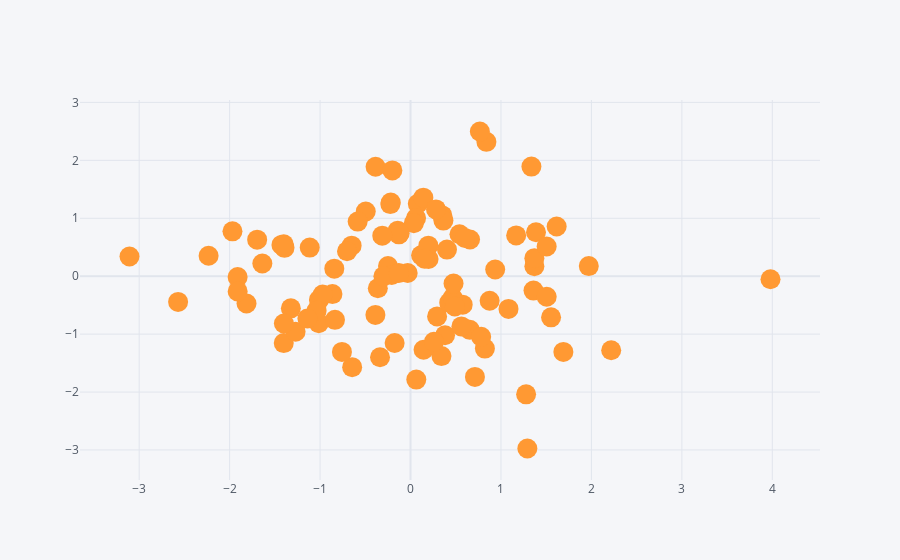

The code cell stored with this chart in its notebook:
### Markdown cell above
### `df.iplot()`
* `kind='scatter'`
* `x='A', y='B'`
* `mode='markers'`
* `size=20`

### Code cell
df.iplot(kind='scatter', x='A', y='B', mode='markers', size=20)
